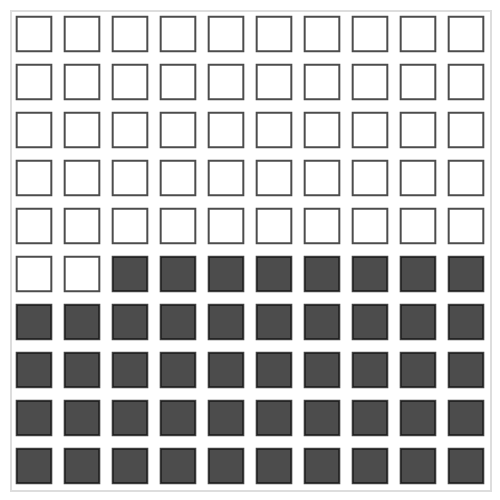

Here is the Vega-Lite specification saved for this chart:
### Vega-Lite specification from a JSON file in a GitHub repository (floating-point values rounded to 4 significant figures)
{"$schema": "https://vega.github.io/schema/vega-lite/v5.json", "data": {"values": [{"category": "white", "value": 10001}, {"category": "black", "value": 9107}]}, "width": 240, "height": 240, "transform": [{"joinaggregate": [{"op": "sum", "field": "value", "as": "CountGames"}]}, {"calculate": "round(datum.value/datum.CountGames * 100)", "as": "P"}, {"calculate": "sequence(1,datum.P+1)", "as": "S"}, {"flatten": ["S"]}, {"window": [{"op": "row_number", "as": "id"}], "sort": [{"field": "category", "order": "descending"}]}, {"calculate": "ceil (datum.id / 10)", "as": "row"}, {"calculate": "datum.id - datum.row * 10", "as": "col"}], "mark": {"type": "square", "stroke": "black", "strokeWidth": 1}, "encoding": {"x": {"field": "col", "type": "ordinal", "axis": null}, "y": {"field": "row", "type": "ordinal", "axis": null}, "color": {"field": "category", "type": "nominal", "scale": {"domain": ["white", "black"], "range": ["white", "black"]}, "legend": null}, "size": {"value": 300}}}
